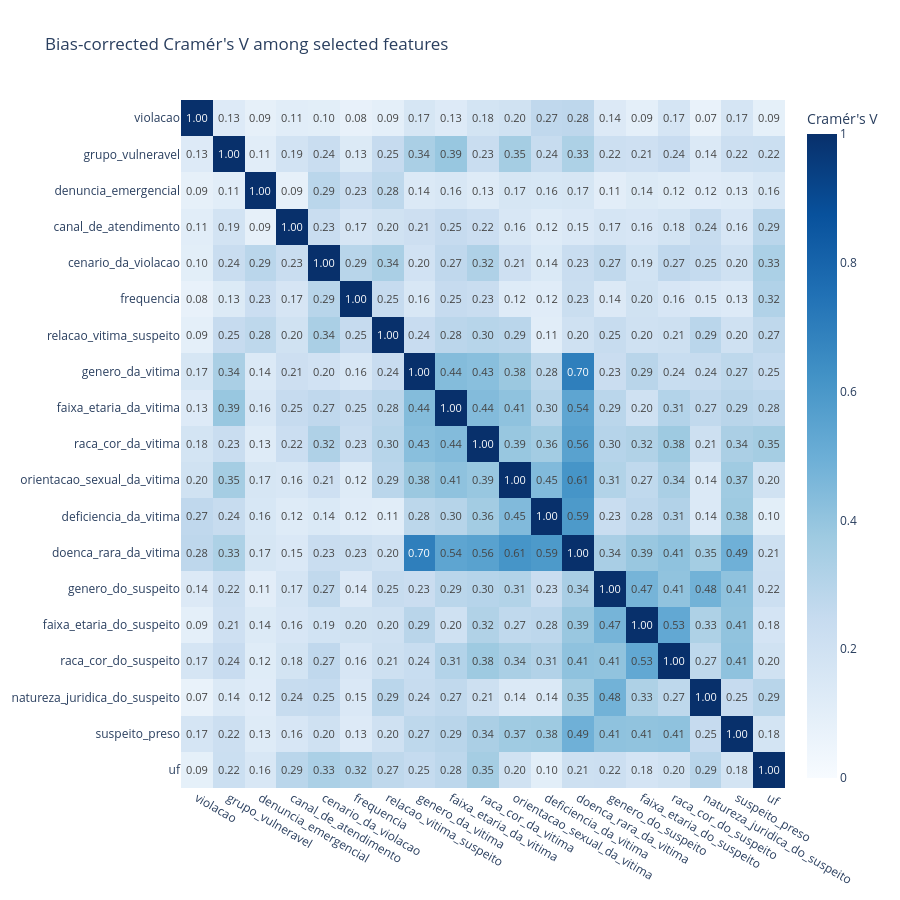

Write notebook code for a chart like this one.
### Markdown cell above
## 8.5 Pairwise categorical association matrix

Bias-corrected Cramér's V summarizes association strength between each pair of selected variables. It is not directional and does not imply causality. Strong associations may indicate conceptual overlap, form dependencies, or redundant inputs.

### Code cell
def cramers_v_bias_corrected(x,y):
    table=pd.crosstab(x,y)
    if table.shape[0]<2 or table.shape[1]<2: return np.nan
    chi2=chi2_contingency(table,correction=False)[0]
    n=table.to_numpy().sum()
    r,k=table.shape
    if n<=1: return np.nan
    phi2=chi2/n
    phi2corr=max(0,phi2-((k-1)*(r-1))/(n-1))
    rcorr=r-((r-1)**2)/(n-1)
    kcorr=k-((k-1)**2)/(n-1)
    denominator=min(kcorr-1,rcorr-1)
    return np.sqrt(phi2corr/denominator) if denominator>0 else np.nan

association_matrix=pd.DataFrame(np.eye(len(SELECTED_FEATURES)),index=SELECTED_FEATURES,columns=SELECTED_FEATURES)
for i,a in enumerate(SELECTED_FEATURES):
    for b in SELECTED_FEATURES[i+1:]:
        value=cramers_v_bias_corrected(X_cat[a],X_cat[b])
        association_matrix.loc[a,b]=value
        association_matrix.loc[b,a]=value

display(association_matrix.round(3))
fig=px.imshow(association_matrix.round(3),text_auto=".2f",aspect="auto",zmin=0,zmax=1,color_continuous_scale="Blues",title="Bias-corrected Cramér's V among selected features",labels={"color":"Cramér's V"})
fig.update_layout(template=PLOTLY_TEMPLATE,height=900)
fig.show()
if EXPORT_FIGURES_HTML: fig.write_html(FIGURE_DIR/"cramers_v_matrix.html",include_plotlyjs=True)

### Figure 1 — Plotly figure (JSON) as saved in the notebook; plotly's stock layout.template omitted (floating-point values rounded to 4 significant figures; data arrays with more than 128 entries replaced by an {"elided": "..."} marker saying what was removed)
{"data": [{"coloraxis": "coloraxis", "hovertemplate": "x: %{x}<br>y: %{y}<br>Cramér's V: %{z}<extra></extra>", "name": "0", "texttemplate": "%{z:.2f}", "type": "heatmap", "x": ["violacao", "grupo_vulneravel", "denuncia_emergencial", "canal_de_atendimento", "cenario_da_violacao", "frequencia", "relacao_vitima_suspeito", "genero_da_vitima", "faixa_etaria_da_vitima", "raca_cor_da_vitima", "orientacao_sexual_da_vitima", "deficiencia_da_vitima", "doenca_rara_da_vitima", "genero_do_suspeito", "faixa_etaria_do_suspeito", "raca_cor_do_suspeito", "natureza_juridica_do_suspeito", "suspeito_preso", "uf"], "xaxis": "x", "y": ["violacao", "grupo_vulneravel", "denuncia_emergencial", "canal_de_atendimento", "cenario_da_violacao", "frequencia", "relacao_vitima_suspeito", "genero_da_vitima", "faixa_etaria_da_vitima", "raca_cor_da_vitima", "orientacao_sexual_da_vitima", "deficiencia_da_vitima", "doenca_rara_da_vitima", "genero_do_suspeito", "faixa_etaria_do_suspeito", "raca_cor_do_suspeito", "natureza_juridica_do_suspeito", "suspeito_preso", "uf"], "yaxis": "y", "z": {"elided": "19x19 float values"}}], "layout": {"coloraxis": {"autocolorscale": false, "cmax": 1, "cmin": 0, "colorbar": {"title": {"text": "Cramér's V"}}, "colorscale": [[0, "rgb(247,251,255)"], [0.125, "rgb(222,235,247)"], [0.25, "rgb(198,219,239)"], [0.375, "rgb(158,202,225)"], [0.5, "rgb(107,174,214)"], [0.625, "rgb(66,146,198)"], [0.75, "rgb(33,113,181)"], [0.875, "rgb(8,81,156)"], [1, "rgb(8,48,107)"]]}, "height": 900, "title": {"text": "Bias-corrected Cramér's V among selected features"}, "xaxis": {"anchor": "y", "domain": [0, 1]}, "yaxis": {"anchor": "x", "autorange": "reversed", "domain": [0, 1]}}}
